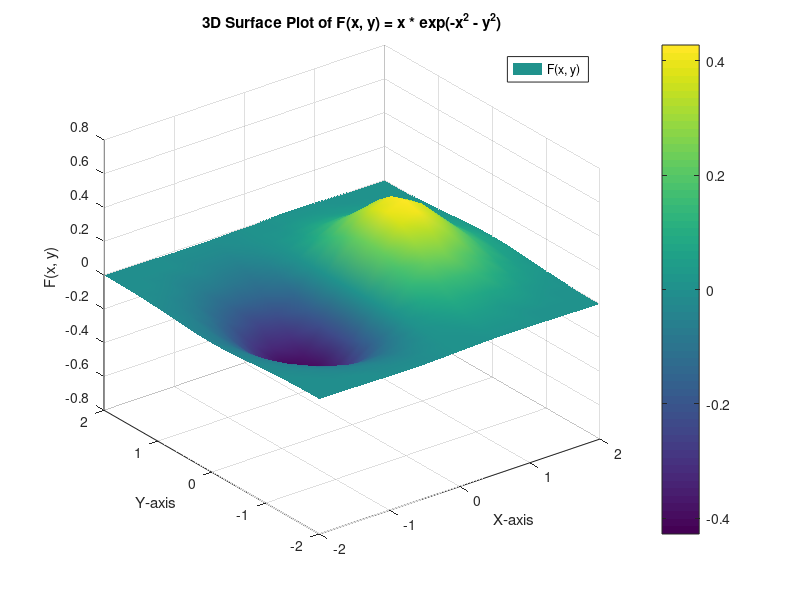

MATLAB code for this plot:
x = -2:0.25:2;
y = x;

[X, Y] = meshgrid(x, y);

F = X .* exp(-X.^2 - Y.^2);

figure;
surf(X, Y, F);

xlabel('X-axis');
ylabel('Y-axis');
zlabel('F(x, y)');


title('3D Surface Plot of F(x, y) = x * exp(-x^2 - y^2)');


colorbar;
shading interp;
grid on;

legend('F(x, y)');